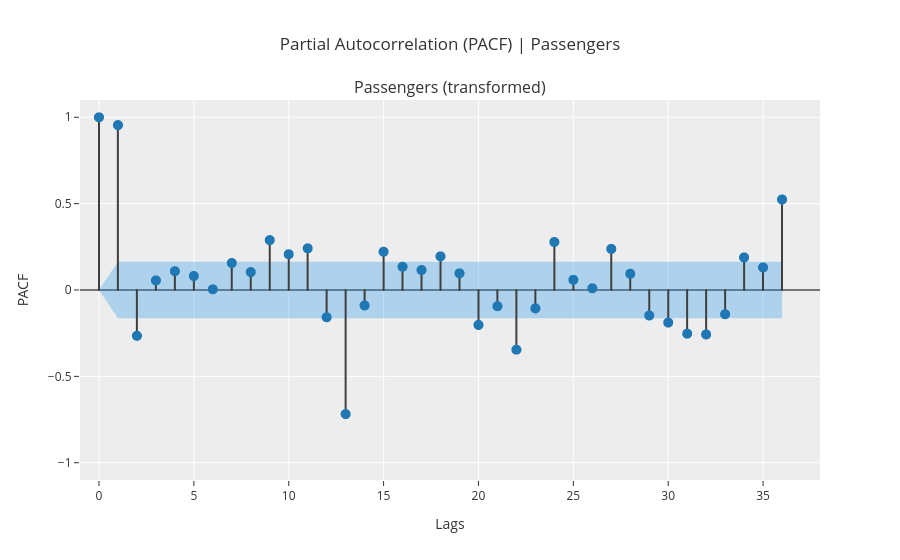

Notebook cell for this chart:
### Code cell
exp.plot_model(plot='pacf', data_kwargs={'nlags':36})

### Figure 1 — Plotly figure (JSON) as saved in the notebook; plotly's stock layout.template omitted (floating-point values rounded to 4 significant figures)
{"data": [{"line": {"color": "#3f3f3f"}, "marker": {"size": 10}, "mode": "lines", "name": "PACF", "showlegend": false, "type": "scattergl", "x": [0, 0], "xaxis": "x", "y": [0, 1.0], "yaxis": "y"}, {"line": {"color": "#3f3f3f"}, "marker": {"size": 10}, "mode": "lines", "name": "PACF", "showlegend": false, "type": "scattergl", "x": [1, 1], "xaxis": "x", "y": [0, 0.9547], "yaxis": "y"}, {"line": {"color": "#3f3f3f"}, "marker": {"size": 10}, "mode": "lines", "name": "PACF", "showlegend": false, "type": "scattergl", "x": [2, 2], "xaxis": "x", "y": [0, -0.2653], "yaxis": "y"}, {"line": {"color": "#3f3f3f"}, "marker": {"size": 10}, "mode": "lines", "name": "PACF", "showlegend": false, "type": "scattergl", "x": [3, 3], "xaxis": "x", "y": [0, 0.05547], "yaxis": "y"}, {"line": {"color": "#3f3f3f"}, "marker": {"size": 10}, "mode": "lines", "name": "PACF", "showlegend": false, "type": "scattergl", "x": [4, 4], "xaxis": "x", "y": [0, 0.1089], "yaxis": "y"}, {"line": {"color": "#3f3f3f"}, "marker": {"size": 10}, "mode": "lines", "name": "PACF", "showlegend": false, "type": "scattergl", "x": [5, 5], "xaxis": "x", "y": [0, 0.08113], "yaxis": "y"}, {"line": {"color": "#3f3f3f"}, "marker": {"size": 10}, "mode": "lines", "name": "PACF", "showlegend": false, "type": "scattergl", "x": [6, 6], "xaxis": "x", "y": [0, 0.004125], "yaxis": "y"}, {"line": {"color": "#3f3f3f"}, "marker": {"size": 10}, "mode": "lines", "name": "PACF", "showlegend": false, "type": "scattergl", "x": [7, 7], "xaxis": "x", "y": [0, 0.1562], "yaxis": "y"}, {"line": {"color": "#3f3f3f"}, "marker": {"size": 10}, "mode": "lines", "name": "PACF", "showlegend": false, "type": "scattergl", "x": [8, 8], "xaxis": "x", "y": [0, 0.1037], "yaxis": "y"}, {"line": {"color": "#3f3f3f"}, "marker": {"size": 10}, "mode": "lines", "name": "PACF", "showlegend": false, "type": "scattergl", "x": [9, 9], "xaxis": "x", "y": [0, 0.2888], "yaxis": "y"}, {"line": {"color": "#3f3f3f"}, "marker": {"size": 10}, "mode": "lines", "name": "PACF", "showlegend": false, "type": "scattergl", "x": [10, 10], "xaxis": "x", "y": [0, 0.2069], "yaxis": "y"}, {"line": {"color": "#3f3f3f"}, "marker": {"size": 10}, "mode": "lines", "name": "PACF", "showlegend": false, "type": "scattergl", "x": [11, 11], "xaxis": "x", "y": [0, 0.2411], "yaxis": "y"}, {"line": {"color": "#3f3f3f"}, "marker": {"size": 10}, "mode": "lines", "name": "PACF", "showlegend": false, "type": "scattergl", "x": [12, 12], "xaxis": "x", "y": [0, -0.158], "yaxis": "y"}, {"line": {"color": "#3f3f3f"}, "marker": {"size": 10}, "mode": "lines", "name": "PACF", "showlegend": false, "type": "scattergl", "x": [13, 13], "xaxis": "x", "y": [0, -0.7183], "yaxis": "y"}, {"line": {"color": "#3f3f3f"}, "marker": {"size": 10}, "mode": "lines", "name": "PACF", "showlegend": false, "type": "scattergl", "x": [14, 14], "xaxis": "x", "y": [0, -0.08948], "yaxis": "y"}, {"line": {"color": "#3f3f3f"}, "marker": {"size": 10}, "mode": "lines", "name": "PACF", "showlegend": false, "type": "scattergl", "x": [15, 15], "xaxis": "x", "y": [0, 0.2216], "yaxis": "y"}, {"line": {"color": "#3f3f3f"}, "marker": {"size": 10}, "mode": "lines", "name": "PACF", "showlegend": false, "type": "scattergl", "x": [16, 16], "xaxis": "x", "y": [0, 0.1346], "yaxis": "y"}, {"line": {"color": "#3f3f3f"}, "marker": {"size": 10}, "mode": "lines", "name": "PACF", "showlegend": false, "type": "scattergl", "x": [17, 17], "xaxis": "x", "y": [0, 0.1156], "yaxis": "y"}, {"line": {"color": "#3f3f3f"}, "marker": {"size": 10}, "mode": "lines", "name": "PACF", "showlegend": false, "type": "scattergl", "x": [18, 18], "xaxis": "x", "y": [0, 0.1948], "yaxis": "y"}, {"line": {"color": "#3f3f3f"}, "marker": {"size": 10}, "mode": "lines", "name": "PACF", "showlegend": false, "type": "scattergl", "x": [19, 19], "xaxis": "x", "y": [0, 0.09666], "yaxis": "y"}, {"line": {"color": "#3f3f3f"}, "marker": {"size": 10}, "mode": "lines", "name": "PACF", "showlegend": false, "type": "scattergl", "x": [20, 20], "xaxis": "x", "y": [0, -0.2022], "yaxis": "y"}, {"line": {"color": "#3f3f3f"}, "marker": {"size": 10}, "mode": "lines", "name": "PACF", "showlegend": false, "type": "scattergl", "x": [21, 21], "xaxis": "x", "y": [0, -0.09364], "yaxis": "y"}, {"line": {"color": "#3f3f3f"}, "marker": {"size": 10}, "mode": "lines", "name": "PACF", "showlegend": false, "type": "scattergl", "x": [22, 22], "xaxis": "x", "y": [0, -0.3456], "yaxis": "y"}, {"line": {"color": "#3f3f3f"}, "marker": {"size": 10}, "mode": "lines", "name": "PACF", "showlegend": false, "type": "scattergl", "x": [23, 23], "xaxis": "x", "y": [0, -0.1062], "yaxis": "y"}, {"line": {"color": "#3f3f3f"}, "marker": {"size": 10}, "mode": "lines", "name": "PACF", "showlegend": false, "type": "scattergl", "x": [24, 24], "xaxis": "x", "y": [0, 0.2778], "yaxis": "y"}, {"line": {"color": "#3f3f3f"}, "marker": {"size": 10}, "mode": "lines", "name": "PACF", "showlegend": false, "type": "scattergl", "x": [25, 25], "xaxis": "x", "y": [0, 0.05878], "yaxis": "y"}, {"line": {"color": "#3f3f3f"}, "marker": {"size": 10}, "mode": "lines", "name": "PACF", "showlegend": false, "type": "scattergl", "x": [26, 26], "xaxis": "x", "y": [0, 0.009866], "yaxis": "y"}, {"line": {"color": "#3f3f3f"}, "marker": {"size": 10}, "mode": "lines", "name": "PACF", "showlegend": false, "type": "scattergl", "x": [27, 27], "xaxis": "x", "y": [0, 0.2377], "yaxis": "y"}, {"line": {"color": "#3f3f3f"}, "marker": {"size": 10}, "mode": "lines", "name": "PACF", "showlegend": false, "type": "scattergl", "x": [28, 28], "xaxis": "x", "y": [0, 0.09406], "yaxis": "y"}, {"line": {"color": "#3f3f3f"}, "marker": {"size": 10}, "mode": "lines", "name": "PACF", "showlegend": false, "type": "scattergl", "x": [29, 29], "xaxis": "x", "y": [0, -0.1475], "yaxis": "y"}, {"line": {"color": "#3f3f3f"}, "marker": {"size": 10}, "mode": "lines", "name": "PACF", "showlegend": false, "type": "scattergl", "x": [30, 30], "xaxis": "x", "y": [0, -0.1886], "yaxis": "y"}, {"line": {"color": "#3f3f3f"}, "marker": {"size": 10}, "mode": "lines", "name": "PACF", "showlegend": false, "type": "scattergl", "x": [31, 31], "xaxis": "x", "y": [0, -0.2528], "yaxis": "y"}, {"line": {"color": "#3f3f3f"}, "marker": {"size": 10}, "mode": "lines", "name": "PACF", "showlegend": false, "type": "scattergl", "x": [32, 32], "xaxis": "x", "y": [0, -0.2572], "yaxis": "y"}, {"line": {"color": "#3f3f3f"}, "marker": {"size": 10}, "mode": "lines", "name": "PACF", "showlegend": false, "type": "scattergl", "x": [33, 33], "xaxis": "x", "y": [0, -0.1403], "yaxis": "y"}, {"line": {"color": "#3f3f3f"}, "marker": {"size": 10}, "mode": "lines", "name": "PACF", "showlegend": false, "type": "scattergl", "x": [34, 34], "xaxis": "x", "y": [0, 0.1883], "yaxis": "y"}, {"line": {"color": "#3f3f3f"}, "marker": {"size": 10}, "mode": "lines", "name": "PACF", "showlegend": false, "type": "scattergl", "x": [35, 35], "xaxis": "x", "y": [0, 0.1307], "yaxis": "y"}, {"line": {"color": "#3f3f3f"}, "marker": {"size": 10}, "mode": "lines", "name": "PACF", "showlegend": false, "type": "scattergl", "x": [36, 36], "xaxis": "x", "y": [0, 0.5239], "yaxis": "y"}, {"marker": {"color": "#1f77b4", "size": 10}, "mode": "markers", "name": "PACF", "showlegend": false, "type": "scattergl", "x": [0, 1, 2, 3, 4, 5, 6, 7, 8, 9, 10, 11, 12, 13, 14, 15, 16, 17, 18, 19, 20, 21, 22, 23, 24, 25, 26, 27, 28, 29, 30, 31, 32, 33, 34, 35, 36], "xaxis": "x", "y": [1.0, 0.9547, -0.2653, 0.05547, 0.1089, 0.08113, 0.004125, 0.1562, 0.1037, 0.2888, 0.2069, 0.2411, -0.158, -0.7183, -0.08948, 0.2216, 0.1346, 0.1156, 0.1948, 0.09666, -0.2022, -0.09364, -0.3456, -0.1062, 0.2778, 0.05878, 0.009866, 0.2377, 0.09406, -0.1475, -0.1886, -0.2528, -0.2572, -0.1403, 0.1883, 0.1307, 0.5239], "yaxis": "y"}, {"line": {"color": "rgba(255,255,255,0)"}, "marker": {"size": 10}, "mode": "lines", "name": "UC", "showlegend": false, "type": "scatter", "x": [0, 1, 2, 3, 4, 5, 6, 7, 8, 9, 10, 11, 12, 13, 14, 15, 16, 17, 18, 19, 20, 21, 22, 23, 24, 25, 26, 27, 28, 29, 30, 31, 32, 33, 34, 35, 36], "xaxis": "x", "y": [0.0, 0.1633, 0.1633, 0.1633, 0.1633, 0.1633, 0.1633, 0.1633, 0.1633, 0.1633, 0.1633, 0.1633, 0.1633, 0.1633, 0.1633, 0.1633, 0.1633, 0.1633, 0.1633, 0.1633, 0.1633, 0.1633, 0.1633, 0.1633, 0.1633, 0.1633, 0.1633, 0.1633, 0.1633, 0.1633, 0.1633, 0.1633, 0.1633, 0.1633, 0.1633, 0.1633, 0.1633], "yaxis": "y"}, {"fill": "tonexty", "fillcolor": "rgba(32, 146, 230,0.3)", "line": {"color": "rgba(255,255,255,0)"}, "marker": {"size": 10}, "mode": "lines", "name": "LC", "showlegend": false, "type": "scatter", "x": [0, 1, 2, 3, 4, 5, 6, 7, 8, 9, 10, 11, 12, 13, 14, 15, 16, 17, 18, 19, 20, 21, 22, 23, 24, 25, 26, 27, 28, 29, 30, 31, 32, 33, 34, 35, 36], "xaxis": "x", "y": [0.0, -0.1633, -0.1633, -0.1633, -0.1633, -0.1633, -0.1633, -0.1633, -0.1633, -0.1633, -0.1633, -0.1633, -0.1633, -0.1633, -0.1633, -0.1633, -0.1633, -0.1633, -0.1633, -0.1633, -0.1633, -0.1633, -0.1633, -0.1633, -0.1633, -0.1633, -0.1633, -0.1633, -0.1633, -0.1633, -0.1633, -0.1633, -0.1633, -0.1633, -0.1633, -0.1633, -0.1633], "yaxis": "y"}], "layout": {"annotations": [{"font": {"size": 16}, "showarrow": false, "text": "Passengers (transformed)", "x": 0.5, "xanchor": "center", "xref": "paper", "y": 1.0, "yanchor": "bottom", "yref": "paper"}], "showlegend": false, "title": {"text": "Partial Autocorrelation (PACF) | Passengers"}, "xaxis": {"anchor": "y", "domain": [0.0, 1.0], "range": [-1, 38], "title": {"text": "Lags"}}, "yaxis": {"anchor": "x", "domain": [0.0, 1.0], "range": [-1.1, 1.1], "title": {"text": "PACF"}, "zerolinecolor": "#000000"}}}
